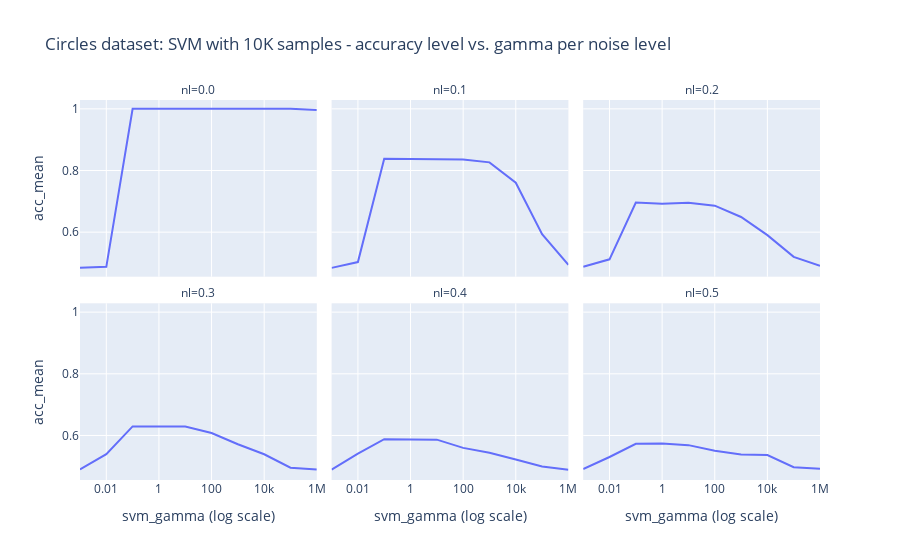

Notebook source saved alongside this figure:
### Code cell
svm_10k_df = circles_df.groupby(['nl', 'svm_gamma']).apply(lambda grp: grp[grp.acc_mean == grp.acc_mean.max()]).reset_index(drop=True)
px.line(svm_10k_df, x='svm_gamma', labels = {'svm_gamma': 'svm_gamma (log scale)'}, y='acc_mean', 
           facet_col='nl', facet_col_wrap=3,
           log_x=True, title="Circles dataset: SVM with 10K samples - accuracy level vs. gamma per noise level")

### Figure 1 — Plotly figure (JSON) as saved in the notebook; plotly's stock layout.template omitted (floating-point values rounded to 4 significant figures)
{"data": [{"hovertemplate": "nl=0.0<br>svm_gamma (log scale)=%{x}<br>acc_mean=%{y}<extra></extra>", "legendgroup": "", "line": {"color": "#636efa", "dash": "solid"}, "marker": {"symbol": "circle"}, "mode": "lines", "name": "", "orientation": "v", "showlegend": false, "type": "scatter", "x": [0.001, 0.01, 0.1, 1, 10, 100, 1000, 10000, 100000, 1000000], "xaxis": "x4", "y": [0.4843, 0.4877, 1, 1, 1, 1, 1, 1, 1, 0.9966], "yaxis": "y4"}, {"hovertemplate": "nl=0.1<br>svm_gamma (log scale)=%{x}<br>acc_mean=%{y}<extra></extra>", "legendgroup": "", "line": {"color": "#636efa", "dash": "solid"}, "marker": {"symbol": "circle"}, "mode": "lines", "name": "", "orientation": "v", "showlegend": false, "type": "scatter", "x": [0.001, 0.01, 0.1, 1, 10, 100, 1000, 10000, 100000, 1000000], "xaxis": "x5", "y": [0.4842, 0.503, 0.8378, 0.8373, 0.8354, 0.8358, 0.8264, 0.7602, 0.5935, 0.4943], "yaxis": "y5"}, {"hovertemplate": "nl=0.2<br>svm_gamma (log scale)=%{x}<br>acc_mean=%{y}<extra></extra>", "legendgroup": "", "line": {"color": "#636efa", "dash": "solid"}, "marker": {"symbol": "circle"}, "mode": "lines", "name": "", "orientation": "v", "showlegend": false, "type": "scatter", "x": [0.001, 0.01, 0.1, 1, 10, 100, 1000, 10000, 100000, 1000000], "xaxis": "x6", "y": [0.4878, 0.5119, 0.6959, 0.6922, 0.6951, 0.686, 0.6493, 0.5904, 0.5199, 0.4908], "yaxis": "y6"}, {"hovertemplate": "nl=0.3<br>svm_gamma (log scale)=%{x}<br>acc_mean=%{y}<extra></extra>", "legendgroup": "", "line": {"color": "#636efa", "dash": "solid"}, "marker": {"symbol": "circle"}, "mode": "lines", "name": "", "orientation": "v", "showlegend": false, "type": "scatter", "x": [0.001, 0.01, 0.1, 1, 10, 100, 1000, 10000, 100000, 1000000], "xaxis": "x", "y": [0.4896, 0.5394, 0.6294, 0.6297, 0.6289, 0.6081, 0.5715, 0.5391, 0.4955, 0.49], "yaxis": "y"}, {"hovertemplate": "nl=0.4<br>svm_gamma (log scale)=%{x}<br>acc_mean=%{y}<extra></extra>", "legendgroup": "", "line": {"color": "#636efa", "dash": "solid"}, "marker": {"symbol": "circle"}, "mode": "lines", "name": "", "orientation": "v", "showlegend": false, "type": "scatter", "x": [0.001, 0.01, 0.1, 1, 10, 100, 1000, 10000, 100000, 1000000], "xaxis": "x2", "y": [0.4894, 0.5408, 0.5878, 0.587, 0.5864, 0.5597, 0.5437, 0.5221, 0.4994, 0.4886], "yaxis": "y2"}, {"hovertemplate": "nl=0.5<br>svm_gamma (log scale)=%{x}<br>acc_mean=%{y}<extra></extra>", "legendgroup": "", "line": {"color": "#636efa", "dash": "solid"}, "marker": {"symbol": "circle"}, "mode": "lines", "name": "", "orientation": "v", "showlegend": false, "type": "scatter", "x": [0.001, 0.01, 0.1, 1, 10, 100, 1000, 10000, 100000, 1000000], "xaxis": "x3", "y": [0.4912, 0.5302, 0.5731, 0.574, 0.5686, 0.5503, 0.5385, 0.5364, 0.4972, 0.4918], "yaxis": "y3"}], "layout": {"annotations": [{"font": {}, "showarrow": false, "text": "nl=0.3", "x": 0.16, "xanchor": "center", "xref": "paper", "y": 0.465, "yanchor": "bottom", "yref": "paper"}, {"font": {}, "showarrow": false, "text": "nl=0.4", "x": 0.5, "xanchor": "center", "xref": "paper", "y": 0.465, "yanchor": "bottom", "yref": "paper"}, {"font": {}, "showarrow": false, "text": "nl=0.5", "x": 0.84, "xanchor": "center", "xref": "paper", "y": 0.465, "yanchor": "bottom", "yref": "paper"}, {"font": {}, "showarrow": false, "text": "nl=0.0", "x": 0.16, "xanchor": "center", "xref": "paper", "y": 1.0, "yanchor": "bottom", "yref": "paper"}, {"font": {}, "showarrow": false, "text": "nl=0.1", "x": 0.5, "xanchor": "center", "xref": "paper", "y": 1.0, "yanchor": "bottom", "yref": "paper"}, {"font": {}, "showarrow": false, "text": "nl=0.2", "x": 0.84, "xanchor": "center", "xref": "paper", "y": 1.0, "yanchor": "bottom", "yref": "paper"}], "autosize": true, "legend": {"tracegroupgap": 0}, "title": {"text": "Circles dataset: SVM with 10K samples - accuracy level vs. gamma per noise level"}, "xaxis": {"anchor": "y", "autorange": true, "domain": [0, 0.32], "range": [-3.0, 6.0], "title": {"text": "svm_gamma (log scale)"}, "type": "log"}, "xaxis2": {"anchor": "y2", "autorange": true, "domain": [0.34, 0.66], "matches": "x", "range": [-3.0, 6.0], "title": {"text": "svm_gamma (log scale)"}, "type": "log"}, "xaxis3": {"anchor": "y3", "autorange": true, "domain": [0.68, 1.0], "matches": "x", "range": [-3.0, 6.0], "title": {"text": "svm_gamma (log scale)"}, "type": "log"}, "xaxis4": {"anchor": "y4", "autorange": true, "domain": [0, 0.32], "matches": "x", "range": [-3.0, 6.0], "showticklabels": false, "type": "log"}, "xaxis5": {"anchor": "y5", "autorange": true, "domain": [0.34, 0.66], "matches": "x", "range": [-3.0, 6.0], "showticklabels": false, "type": "log"}, "xaxis6": {"anchor": "y6", "autorange": true, "domain": [0.68, 1.0], "matches": "x", "range": [-3.0, 6.0], "showticklabels": false, "type": "log"}, "yaxis": {"anchor": "x", "autorange": true, "domain": [0, 0.465], "range": [0.4555, 1.029], "title": {"text": "acc_mean"}, "type": "linear"}, "yaxis2": {"anchor": "x2", "autorange": true, "domain": [0, 0.465], "matches": "y", "range": [0.4555, 1.029], "showticklabels": false, "type": "linear"}, "yaxis3": {"anchor": "x3", "autorange": true, "domain": [0, 0.465], "matches": "y", "range": [0.4555, 1.029], "showticklabels": false, "type": "linear"}, "yaxis4": {"anchor": "x4", "autorange": true, "domain": [0.535, 1.0], "matches": "y", "range": [0.4555, 1.029], "title": {"text": "acc_mean"}, "type": "linear"}, "yaxis5": {"anchor": "x5", "autorange": true, "domain": [0.535, 1.0], "matches": "y", "range": [0.4555, 1.029], "showticklabels": false, "type": "linear"}, "yaxis6": {"anchor": "x6", "autorange": true, "domain": [0.535, 1.0], "matches": "y", "range": [0.4555, 1.029], "showticklabels": false, "type": "linear"}}}
